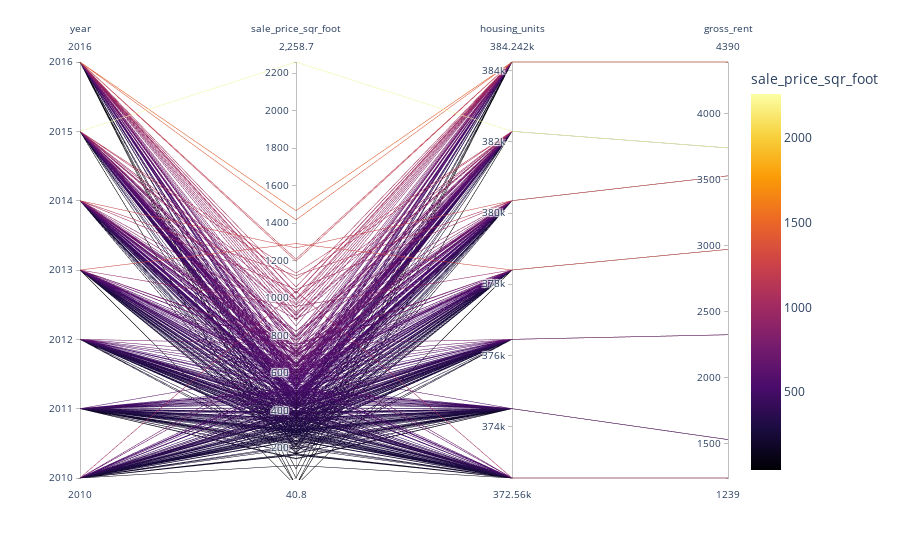

Source (notebook cell):
### Markdown cell above
- Parallel Coordinates Plot

### Code cell
px.parallel_coordinates(avg_prices_neighbourhood,color= 'sale_price_sqr_foot', color_continuous_scale=px.colors.sequential.Inferno)

### Figure 1 — Plotly figure (JSON) as saved in the notebook; plotly's stock layout.template omitted (floating-point values rounded to 4 significant figures; data arrays with more than 128 entries replaced by an {"elided": "..."} marker saying what was removed)
{"data": [{"dimensions": [{"label": "year", "values": {"elided": "397 int values"}}, {"label": "sale_price_sqr_foot", "values": {"elided": "397 float values"}}, {"label": "housing_units", "values": {"elided": "397 int values"}}, {"label": "gross_rent", "values": {"elided": "397 int values"}}], "domain": {"x": [0, 1], "y": [0, 1]}, "line": {"color": {"elided": "397 float values"}, "coloraxis": "coloraxis"}, "name": "", "type": "parcoords"}], "layout": {"coloraxis": {"colorbar": {"title": {"text": "sale_price_sqr_foot"}}, "colorscale": [[0, "#000004"], [0.1111, "#1b0c41"], [0.2222, "#4a0c6b"], [0.3333, "#781c6d"], [0.4444, "#a52c60"], [0.5556, "#cf4446"], [0.6667, "#ed6925"], [0.7778, "#fb9b06"], [0.8889, "#f7d13d"], [1, "#fcffa4"]]}, "legend": {"tracegroupgap": 0}, "margin": {"t": 60}}}
